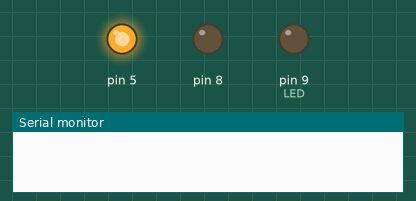
The sketch below on a simulated Arduino Uno, built with avr-gcc and run on an emulated ATmega328P. On the bench: output pins drawn as LEDs (lit = HIGH), the last lines printed to the serial monitor.

Above: at 0.3 s.
At 120.1 s:
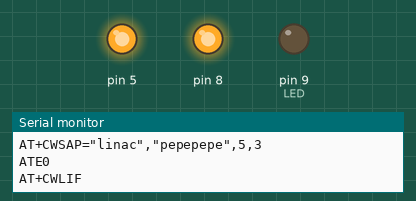
Timing chart, 0 to 126.6 s (numbered marks = the images above):
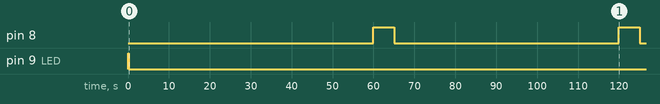

Measured:
- by itself, pin 8: alternates HIGH for 5.1 s and LOW for 54.9 s

The sketch:

android_arduino_8266_despertado_15mins.ino
```cpp
// Firm para que Arduino despierte al ESP8266 (le da alimentación primero a través de mosfet o bc557) cada 15 mins, y si en 7 segs no se detecta
// al celular lo apaga.
#include <Wire.h>
// dirección en el bus I2C del RTC
const int DS3231 = 0x68;

// Inicializar variables de fecha y hora
byte segundo = 0;
byte minuto = 0;
byte hora = 0;
byte mes = 0;
byte anio = 0;
byte weekday = 0;
byte dia = 0;

#define LED             9
#define PULSADOR1       2

byte val1;

unsigned long cantidad_paquetes = 0;

byte inByte;

char pass1[]="pepepepe";
char pass2[]="titotito";
char pass3[]="juanjuan";


unsigned long milis_previo = 0;
const long intervalo = 60000;        // 1 minutos para la prueba (60 seg en milis)

boolean activacion = true;

void obtenerFechaHora()
{
  Wire.beginTransmission(DS3231);
  Wire.write(byte(0));
  Wire.endTransmission();
  Wire.requestFrom(DS3231, 7);
  segundo = bcd2Dec(Wire.read());
  minuto = bcd2Dec(Wire.read());
  hora = bcd2Dec(Wire.read());
  weekday = bcd2Dec(Wire.read());
  dia = bcd2Dec(Wire.read());
  mes = bcd2Dec(Wire.read());
  anio = bcd2Dec(Wire.read());
}

// --------------------------------------------

byte bcd2Dec(byte val)
{
  return ((val/16*10) + (val%16));
}


void setup() {
  Serial.begin(115200);

  pinMode(8, OUTPUT);
  digitalWrite(8,LOW);

  pinMode(LED,OUTPUT);
  pinMode(5, OUTPUT);
  pinMode(PULSADOR1,INPUT_PULLUP );

  digitalWrite(LED,HIGH);
  delay(200);
  digitalWrite(LED,LOW);

  digitalWrite(5,HIGH);
  delay(2);

  //mySerial.println(F("Encendido"));


}

void loop() {
byte datito;


    // leer minutos desde el RTC
    // si minutos es 0, 15, 30 ó 45, energizar al ESP8266 y setearlo para que busque al celular
//    obtenerFechaHora();
//    if (minuto == 0 || minuto == 15 || minuto == 30 || minuto == 45) then{


    unsigned long milis_actual = millis();
    if (milis_actual - milis_previo >= intervalo) {
    // guardar último tiempo
    milis_previo = milis_actual;


       if (activacion == true){
          // encender ESP8266
          digitalWrite(8,HIGH);
            delay(1000);
          // establecer seteos del módulo
            Serial.println(F("AT+CWMODE=3"));
            delay(500);
            Serial.println(F("AT+CWDHCP=2,1"));
            delay(500);
            Serial.println(F("AT+CIPMUX=1"));
            delay(500);

            Serial.print(F("AT+CWSAP="));
            Serial.write(34);
            Serial.print(F("linac"));
            Serial.write(34);    //comilla
            Serial.write(44);   //coma
            Serial.write(34);    //comilla

            Serial.print(pass1);        // esta es una de las contraseñas (MÍNIMO 8 CARACTERES!!!!), declaradas al principio
            Serial.write(34);    //comilla
            Serial.write(44);   //coma
            Serial.println(F("5,3"));
            delay(2000);

            Serial.println(F("ATE0"));      // deshabilitar eco local
            delay(500);
            // preguntar si hay algún dispositivo conectado al esp8266 como access point
            Serial.println(F("AT+CWLIF"));
            delay(100);
            while (Serial.available() > 0)
            //if (Serial.available() > 0)
            {
             inByte = Serial.read();
             if (inByte == '1') {           // "1" por la IP del celular (que arranca en 192)
                digitalWrite(LED,HIGH);
                delay(1500);    // pitido de 1,5 s
                digitalWrite(LED,LOW);

//                enviar = true;
                break;
   }
  }
       }
       activacion = false;
    } else {
          digitalWrite(8,LOW);
          activacion = true;
    }


//
//  if (enviar == true ){
//
//      delay(6000);          // retardo largo para poder arrancar el servidor FTP en el celular
//
//      enviar = false;
//      Serial.println(F("ATE1"));
//      delay(500);
//      Serial.println(F("AT+CIPSERVER=1,1027"));
//      delay(500);
//      Serial.print(F("AT+CIPSTART=4,"));
//      Serial.write(34);
//      Serial.print(F("TCP"));
//      Serial.write(34);
//      Serial.print(F(","));
//      Serial.write(34);
//      Serial.print(F("192.168.4.2"));
//      Serial.write(34);
//      Serial.println(F(",9090"));
//      delay(5000);
//      Serial.println(F("AT+CIPSEND=4,11"));
//      delay(1500);
//      Serial.println(F("USER user"));
//      delay(800);
//      Serial.println(F("AT+CIPSEND=4,11"));
//      delay(800);
//      Serial.println(F("PASS pass"));
//      delay(800);
//      Serial.println(F("AT+CIPSEND=4,22"));
//      delay(800);
//      Serial.println(F("PORT 192,168,4,1,4,3"));
//      //Serial.println("");
//      delay(4000);
//      Serial.println(F("AT+CIPSEND=4,19"));
//      delay(2000);
//      Serial.print(F("STOR "));
//      Serial.print(F("archivo.txt"));
//      Serial.write(13);
//      Serial.write(10);
//      Serial.write(13);
//      Serial.write(10);
//
//      delay(1000);
//
//      File file;
//      file.open(str3, O_READ);
//
//      //Serial.print(F("AT+CIPSEND=0,"));
//      //enviar tamaño archivo como ASCII, termina con CRLF
//      //Serial.println(file.size());
//
//      Serial.println(F("AT+CIPSEND=0,2048"));
//
//      cantidad_paquetes = file.size()/2048;   // si el cociente es entero la división es entera
//      delay(500);
//
//      // enviar archivo, en paquetes de 2048 bytes por exigencias del ESP8266, con esperas de 20 ms entre paquete y paquete
//      while (file.available()) {                      // mientras no se haya llegado al final
//          datito = file.read();
//          Serial.write(datito);
//          if (cuenta == 2047){
//             cuenta = 0;
//             Serial.print(F("+++"));
//             delay(500);
//             if (cuenta2 != cantidad_paquetes){
//                Serial.println(F("AT+CIPSEND=0,2048"));
//                cuenta2 = cuenta2 + 1;
//                delay(500);
//             }else{
//                cuenta2 = 1;
//                resto = file.size() - (cantidad_paquetes * 2048);
//                Serial.print(F("AT+CIPSEND=0,"));
//                Serial.println(resto);
//                delay(500);
//             }
//          }else{
//            cuenta = cuenta + 1;
//          }
//      }
//
//      // cerrar todo
//      file.close();
//      Serial.print(F("+++"));
//      delay(500);
//      Serial.println(F("AT+CIPCLOSE=0"));
//      delay(500);
//      Serial.println(F("AT+CIPCLOSE=4"));
//      delay(500);
//      while(1){
//        digitalWrite(LED,HIGH);
//        delay(100);
//        digitalWrite(LED,LOW);
//        delay(400);
//      }
//  }
//  delay(2000);
}
```
